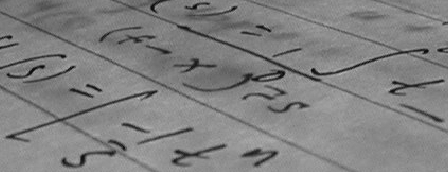
#> input picture lecture4/data/text.png, 448 x 172 px, given in place of moon.png, which was not available
$ python page68_frequency_based_filtering.py
#> lines starting #> are read from the running program, lines starting #| are printed output that depends on the picture; after the words box and inside, x2 and y2 are one past the last pixel; in counts of white or black regions, pixels touching at a corner belong together; pictures that were not available may be replaced by others from this repository, and a replacement may not be noted
### lecture4/common.py
from __future__ import annotations

import argparse
from pathlib import Path

import cv2
import numpy as np


ROOT_DIR = Path(__file__).resolve().parent
DATA_DIR = ROOT_DIR / "data"
OUTPUT_DIR = ROOT_DIR / "output"


def parse_show_flag(description: str) -> bool:
    parser = argparse.ArgumentParser(description=description)
    parser.add_argument(
        "--show",
        action="store_true",
        help="Open the generated Matplotlib window after saving the output.",
    )
    return parser.parse_args().show


# [6 lines left out: function load_color_image, not called in this run]


def load_gray_image(name: str) -> np.ndarray:
#> called with name = 'moon.png'
    image_path = DATA_DIR / name
    image = cv2.imread(str(image_path), cv2.IMREAD_GRAYSCALE)
#> image is the input picture: shape (172, 448); min 10, max 197, mean 129.3
    if image is None:
        raise FileNotFoundError(f"Could not read image: {image_path}")
    return image


# [4 lines left out: function plot_bgr, not called in this run]


def plot_gray(ax, image: np.ndarray, title: str) -> None:
    ax.imshow(to_uint8(image), cmap="gray", vmin=0, vmax=255)
    ax.set_title(title)
    ax.axis("off")


def finalize_figure(fig, filename: str, show: bool = False) -> Path:
    import matplotlib.pyplot as plt

    OUTPUT_DIR.mkdir(parents=True, exist_ok=True)
    out_path = OUTPUT_DIR / filename
    fig.tight_layout()
    fig.savefig(out_path, dpi=160, bbox_inches="tight")
    print(f"Saved figure: {out_path}")

    if show:
        plt.show()
    else:
        plt.close(fig)

    return out_path


def normalize_channel(image: np.ndarray) -> np.ndarray:
    image_float = image.astype(np.float32)
    min_value = float(image_float.min())
    max_value = float(image_float.max())

    if max_value - min_value < 1e-6:
        return np.zeros(image.shape, dtype=np.uint8)

    normalized = (image_float - min_value) * 255.0 / (max_value - min_value)
    return normalized.astype(np.uint8)


def to_uint8(image: np.ndarray) -> np.ndarray:
    if image.dtype == np.uint8:
        return image

    image_float = image.astype(np.float32)
    if float(image_float.max()) <= 1.0 and float(image_float.min()) >= 0.0:
        scaled = image_float * 255.0
        return np.clip(scaled, 0, 255).astype(np.uint8)

    return normalize_channel(image_float)


# [7 lines left out: function save_image, not called in this run]

### lecture4/page68_frequency_based_filtering.py
from __future__ import annotations

import cv2
import matplotlib.pyplot as plt
import numpy as np

from common import finalize_figure, load_gray_image, normalize_channel, parse_show_flag, plot_gray


def main(show: bool = False) -> None:
    image = load_gray_image("moon.png").astype(np.float32) / 255.0

    fft = cv2.dft(image, flags=cv2.DFT_COMPLEX_OUTPUT)
    fft_shift = np.fft.fftshift(fft, axes=[0, 1])

    sz = 25
    mask = np.zeros(fft_shift.shape, dtype=np.float32)
    cy, cx = image.shape[0] // 2, image.shape[1] // 2
#> cy = 86; cx = 224
    mask[cy - sz:cy + sz, cx - sz:cx + sz, :] = 1.0

    fft_shift_filtered = fft_shift * mask
    fft_filtered = np.fft.ifftshift(fft_shift_filtered, axes=[0, 1])
    filtered = cv2.idft(fft_filtered, flags=cv2.DFT_SCALE | cv2.DFT_REAL_OUTPUT)
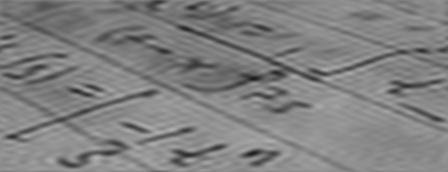
#> filtered: shape (172, 448) float32; min 0.103, max 0.689, mean 0.507

    fig, axes = plt.subplots(1, 4, figsize=(16, 4))
    plot_gray(axes[0], image, "Original")
    plot_gray(axes[1], normalize_channel(np.log1p(cv2.magnitude(fft_shift[:, :, 0], fft_shift[:, :, 1]))), "Shifted spectrum")
#> in normalize_channel, `image_float = image.astype(np.float32)`:
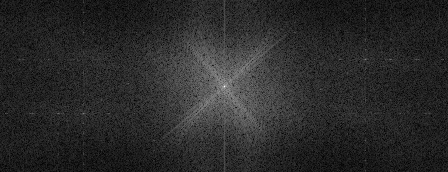
#> image_float: shape (172, 448) float32; min 0.0143, max 10.57, mean 1.77; drawn with min black and max white
#> in normalize_channel, `min_value = float(image_float.min())`: min_value = 0.0143
#> in normalize_channel, `max_value = float(image_float.max())`: max_value = 10.57
    plot_gray(axes[2], mask[:, :, 0] * 255, "Square low-pass mask")
#> call 3 of plot_gray, with title = 'Square low-pass mask'
#> in plot_gray (call 3), `ax.imshow(to_uint8(image), cmap="gray", vmin=0, vmax=255)`:
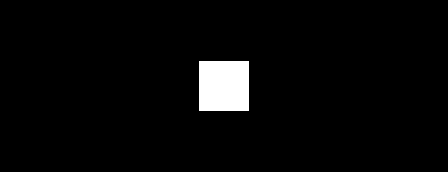
#> image: shape (172, 448) float32; 3.2% white; 1 white region, box (x1, y1, x2, y2) and area: (199, 61, 249, 111) 2500
    plot_gray(axes[3], filtered, "No high frequencies")

    finalize_figure(fig, "page68_frequency_based_filtering.png", show)
#> in finalize_figure, `fig.savefig(out_path, dpi=160, bbox_inches="tight")`:
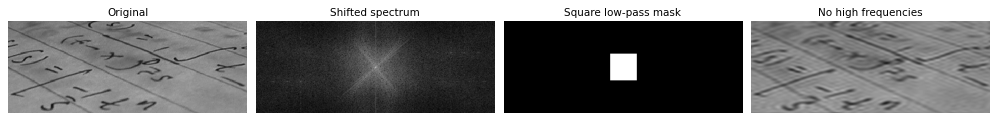
#> figure drawn by matplotlib, 4 panels


if __name__ == "__main__":
    main(parse_show_flag("Page 68 - Frequency-based filtering"))
